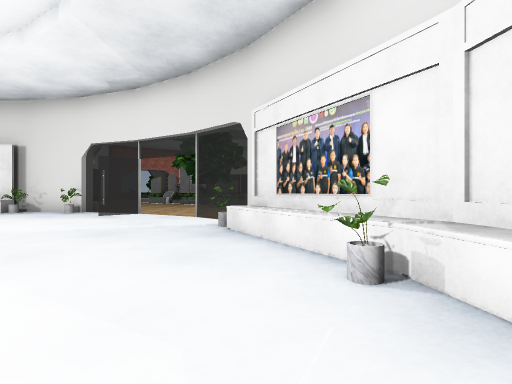
View 1 (above)

22 first-person views from a walk through a Unity game level. The camera is 1.2 m above the floor, looks level and sees 80° across. The floor is counted in squares, 2 m on a side. Each view is taken from the middle of a square. On the plan, view 1 faces up. The plan holds only what a view shows up to about 9 squares ahead; the rest is blank. The place goes on beyond the plan. Some animated figures are left out. Door leaves are left out, so doorways stand open. Some surface patterns are stand-ins.

View 2
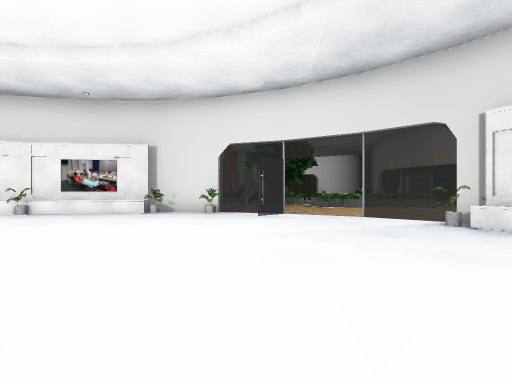

View 3
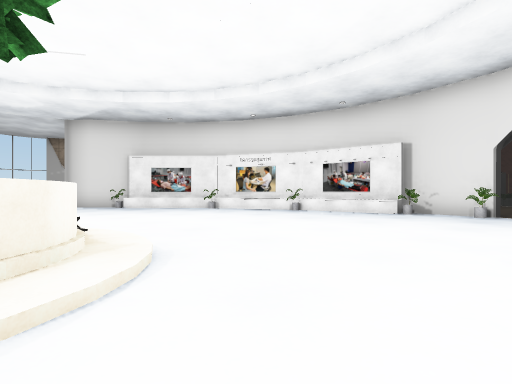

View 4
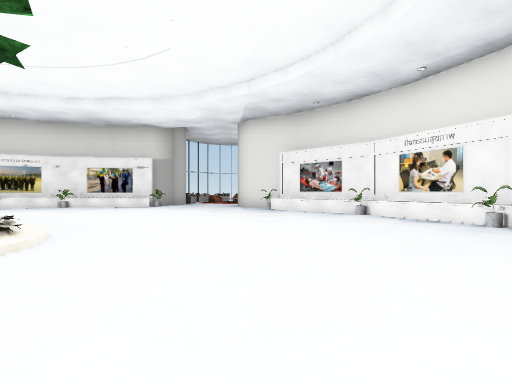

View 5
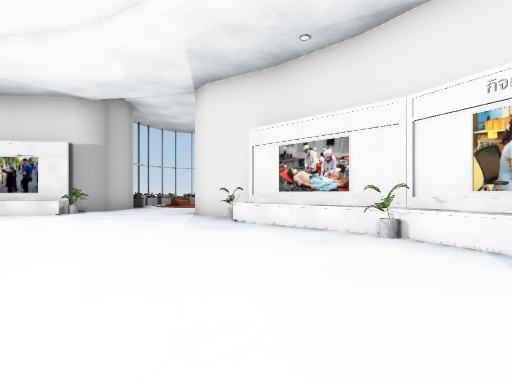

View 6
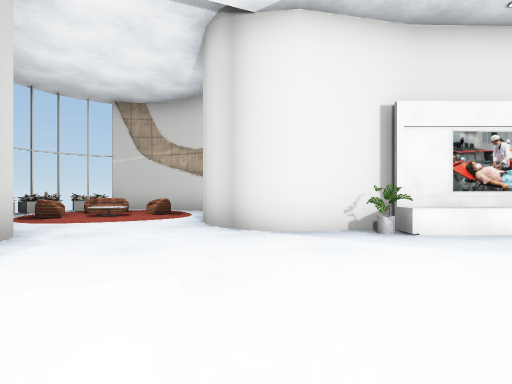

View 7
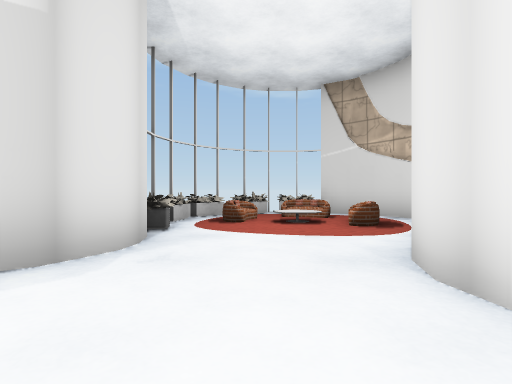

View 8
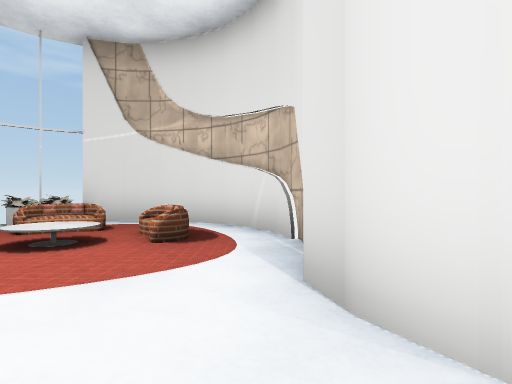

View 9
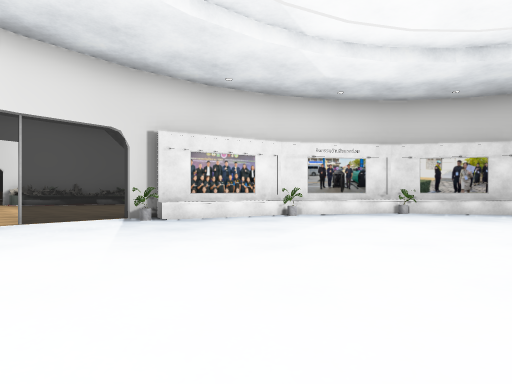

View 10
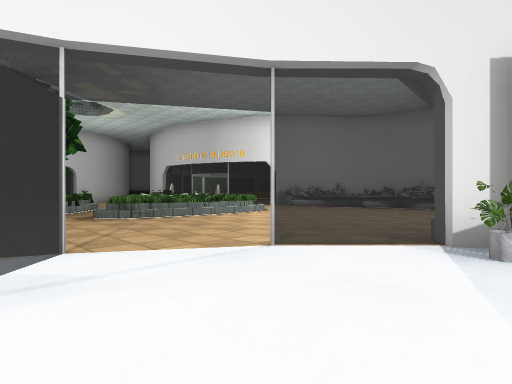

View 11
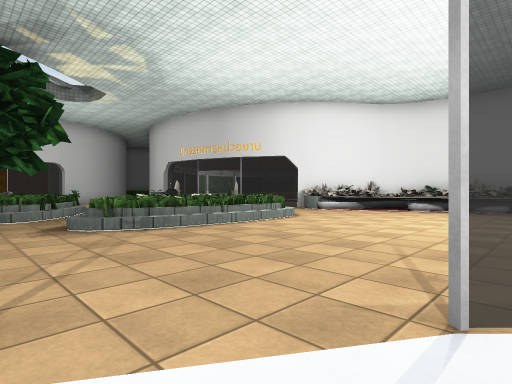

View 12
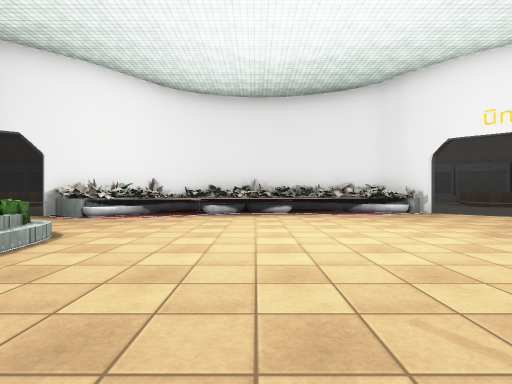

View 13
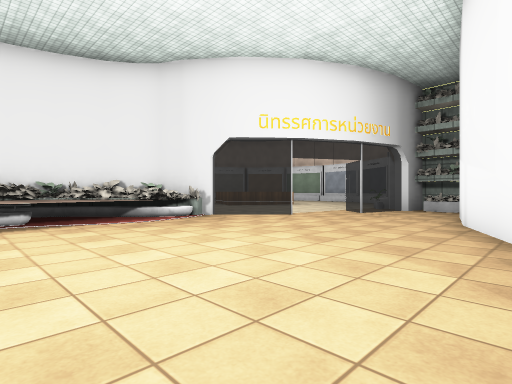

View 14
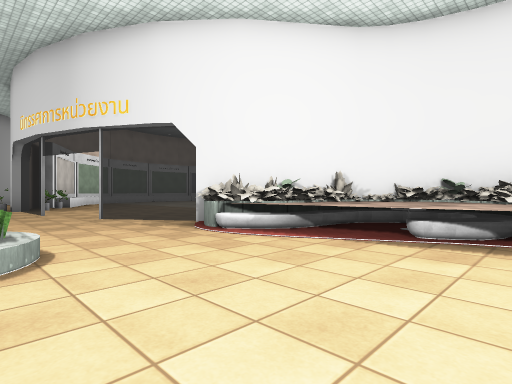

View 15
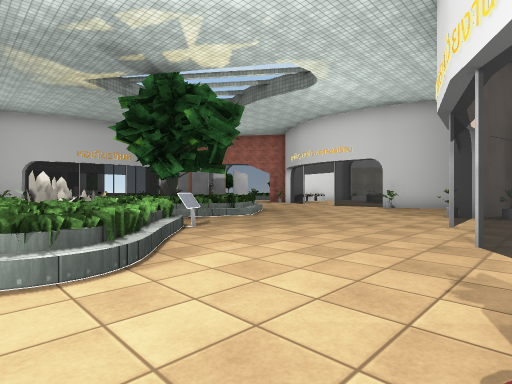

View 16
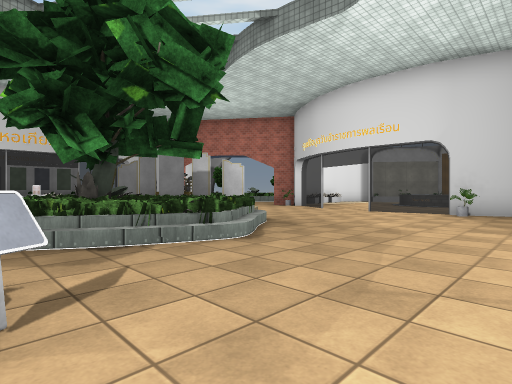

View 17
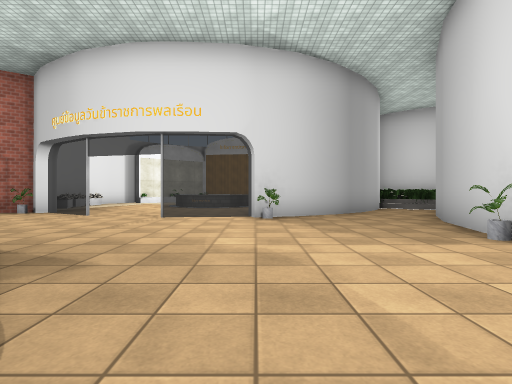

View 18
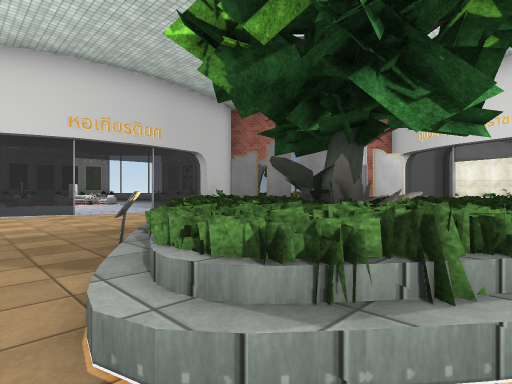

View 19
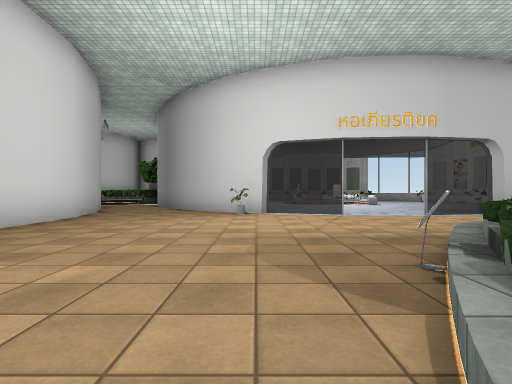

View 20
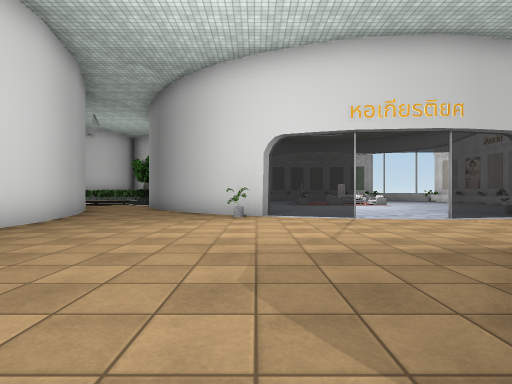

View 21
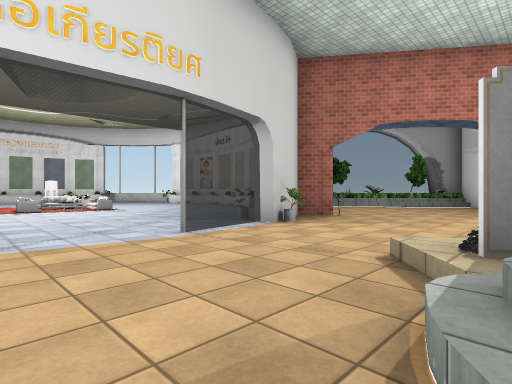

View 22
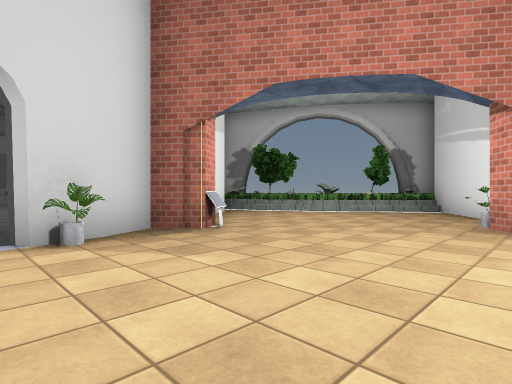

### Floor plan
Key: @ floor where view 1 was taken; # wall or solid block; x gap in a wall; . main floor; : floor 0.25 m higher than the main floor; + floor 0.75 m higher than the main floor; / step, stairs or slope; D open door; = window, fence, low wall or low ledge; ^ raised ledge; O other object.
Columns run from 25 left of view 1 to 10 right of it. Each row starts with its distance up from view 1.
 30                 ###
 29                 ..#
 28                ...#
 27               .....
 26               ....###.D...  ##..
 25               ....... D.D.###..#
 24               ..........###...##
 23               #..... .........#
 22              .#.....  ........#
 21            ...##.... #/......##
 20            ....#.../ # /......#
 19           ....DD../#    /.....D.
 18          .....DD.../x  ==/....D..
 17         O..........==#OO=/........
 16              .DD..../=#O#......D..
 15              .#......#==..#....
 14               #..........=#=... #
 13              ##.........=###=..####
 12              #..........===#=...=###
 11              ...................++ #
 10              .......#...........+++#
  9              #########..........++ #
  8             ##^^.....#..........=++#
  7            ##..........DD.......//+#
  6  #####    #^.............#.......###
  5  #...##  #^..............# ......##
  4 ##.O/.####...............^#.....##
  3 ^O//......................##...DD.
  2 #=O/......................^#...DD.
  1 #^..............//:/.......#....
  0  #^^^##.#....../  ^/.....@.#..#
 -1       ##^. ....       ....##.#

Positions as (right, up) in squares from view 1, and headings:
1: (0, 0), facing up
2: (-4, 0), facing up
3: (-4, 0), facing up-left
4: (-5, 4), facing left
5: (-9, 5), facing left
6: (-14, 0), facing up-left
7: (-16, 2), facing left
8: (-18, 2), facing up-left
9: (-7, 3), facing right
10: (-4, 5), facing up-right
11: (-3, 7), facing up-right
12: (-1, 9), facing right
13: (1, 9), facing down-right
14: (3, 9), facing up-right
15: (6, 12), facing up-left
16: (3, 15), facing up-left
17: (1, 17), facing up
18: (-1, 14), facing up-left
19: (-2, 14), facing left
20: (-3, 14), facing left
21: (-6, 16), facing up-left
22: (-6, 20), facing up-left
